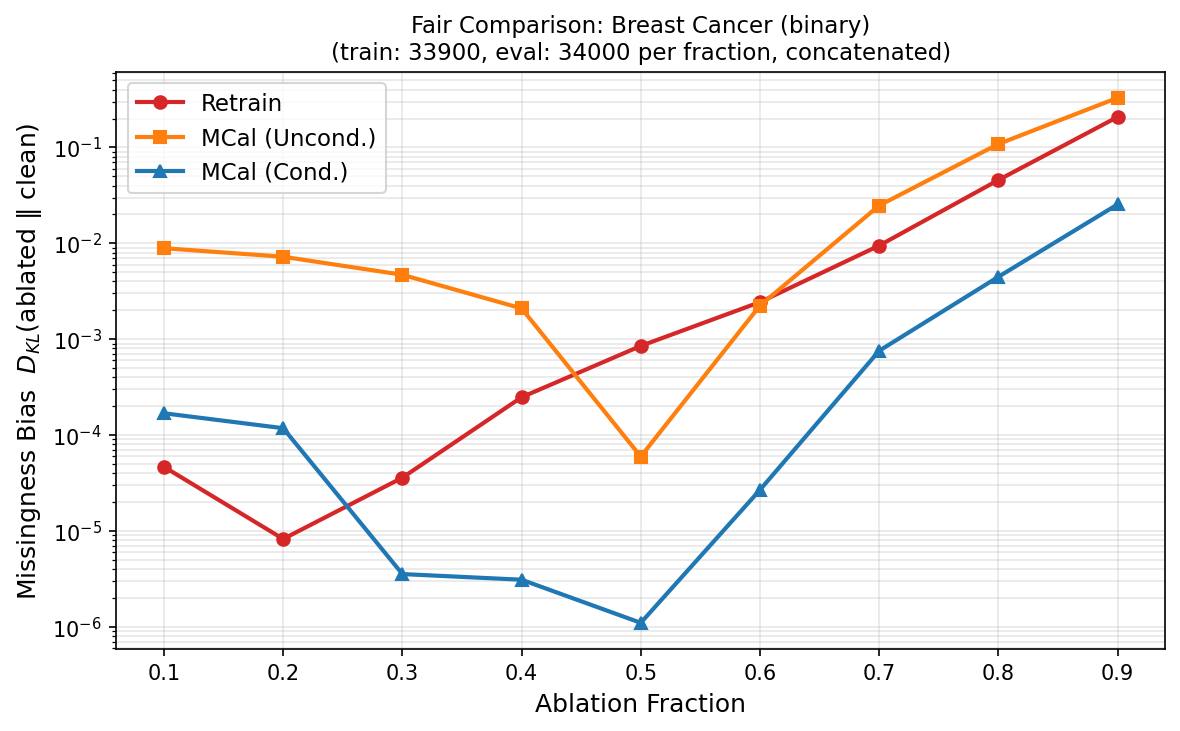

The Python source for this figure:
#!/usr/bin/env python3
"""
Fair Comparison with MULTIPLE random ablations per fraction — Breast Cancer (binary).
Mirrors physionet_multi_ablation.py but adapted for sklearn Breast Cancer dataset.
"""

import numpy as np, pandas as pd, torch, torch.nn as nn, torch.optim as optim, torch.nn.functional as F
import matplotlib; matplotlib.use('Agg'); import matplotlib.pyplot as plt
from pathlib import Path
from sklearn.datasets import load_breast_cancer
from sklearn.model_selection import train_test_split
from sklearn.impute import SimpleImputer
from sklearn.utils import resample
import xgboost as xgb

np.random.seed(42); torch.manual_seed(42)
SCRIPT_DIR = Path(__file__).parent

N_ABLATIONS_TRAIN = 100
N_ABLATIONS_EVAL  = 400

NUM_CLASSES = 2

# ─── Data ────────────────────────────────────────────────────────────────────
data = load_breast_cancer()
X_df = pd.DataFrame(data.data, columns=data.feature_names)
y_series = pd.Series(data.target, name="diagnosis")

# Balance by undersampling to minority class
combined = pd.concat([X_df, y_series], axis=1)
min_count = y_series.value_counts().min()
balanced_dfs = []
for cls in sorted(y_series.unique()):
    cls_df = combined[combined["diagnosis"] == cls]
    if len(cls_df) > min_count:
        cls_df = resample(cls_df, replace=False, n_samples=min_count, random_state=42)
    balanced_dfs.append(cls_df)
df = pd.concat(balanced_dfs, ignore_index=True).sample(frac=1, random_state=42).reset_index(drop=True)

TARGET = "diagnosis"
X_all, y_all = df.drop(columns=[TARGET]), df[TARGET]
X_train, X_test, y_train, y_test = train_test_split(
    X_all, y_all, test_size=0.2, stratify=y_all, random_state=42)
for d in [X_train, X_test, y_train, y_test]: d.reset_index(drop=True, inplace=True)

imputer = SimpleImputer(strategy="mean")
X_train_clean = imputer.fit_transform(X_train)
X_test_clean  = imputer.transform(X_test)

n_train, n_test, n_feat = len(X_train), len(X_test), X_train_clean.shape[1]
print(f"Breast Cancer — Train: {n_train}, Test: {n_test}, Features: {n_feat}, Classes: {NUM_CLASSES}")
print(f"Class distribution (train): {np.bincount(y_train.values).tolist()}")
print(f"Class distribution (test):  {np.bincount(y_test.values).tolist()}")
print(f"Ablations per fraction: train={N_ABLATIONS_TRAIN}, eval={N_ABLATIONS_EVAL}")

# ─── Helpers ─────────────────────────────────────────────────────────────────
def ablate_fraction(X, fraction, seed=None):
    rng = np.random.default_rng(seed)
    X_a = X.copy().astype(float)
    n_remove = int(X_a.shape[1] * fraction)
    if n_remove > 0:
        for i in range(len(X_a)):
            X_a[i, rng.choice(X_a.shape[1], size=n_remove, replace=False)] = np.nan
    return X_a

def ablate_binomial(X, p=0.5, seed=None):
    rng = np.random.default_rng(seed)
    X_a = X.copy().astype(float)
    X_a[rng.random(X_a.shape) < p] = np.nan
    return X_a

def probs(m, X):
    return torch.from_numpy(m.predict_proba(X).astype(np.float32))

def argmax_dist(p):
    oh = torch.zeros_like(p)
    oh[torch.arange(len(p)), p.argmax(1)] = 1.
    return oh.mean(0)

def kl(q, p, eps=1e-10):
    q = q.clamp(eps); p = p.clamp(eps)
    return (q * (q.log() - p.log())).sum().item()

class MCal(nn.Module):
    def __init__(self, nc=NUM_CLASSES):
        super().__init__()
        self.head = nn.Linear(nc, nc)
    def forward(self, p):
        return F.softmax(self.head(torch.log(p.clamp(min=1e-8))), dim=1)
    def fit(self, abl_probs, targets, max_steps=3000, lr=1e-3):
        opt = optim.Adam(self.parameters(), lr=lr)
        for _ in range(max_steps):
            opt.zero_grad()
            logits = self.head(torch.log(abl_probs.clamp(min=1e-8)))
            loss = F.cross_entropy(logits, targets)
            if torch.isnan(loss): break
            loss.backward(); nn.utils.clip_grad_norm_(self.parameters(), 1.0); opt.step()

FRACS = [round(i/10, 1) for i in range(1, 10)]

# ─── XGBoost models ─────────────────────────────────────────────────────────
print("\nTraining XGBoost models...")
vanilla = xgb.XGBClassifier(objective="binary:logistic", eval_metric="logloss",
    eta=0.1, max_depth=6, seed=42, tree_method="hist", n_estimators=100, verbosity=0)
vanilla.fit(X_train_clean, y_train)

X_rt = ablate_binomial(X_train_clean, 0.5, seed=0)
retrain = xgb.XGBClassifier(objective="binary:logistic", eval_metric="logloss",
    eta=0.1, max_depth=6, seed=42, tree_method="hist", n_estimators=100, verbosity=0)
retrain.fit(imputer.transform(X_rt), y_train)

va_acc = (vanilla.predict(X_test_clean) == y_test).mean()
rt_acc = (retrain.predict(X_test_clean) == y_test).mean()
print(f"  Vanilla test acc: {va_acc:.4f},  Retrain test acc: {rt_acc:.4f}")

# ─── Build multi-ablation training data per fraction ─────────────────────────
print(f"\nBuilding training data with {N_ABLATIONS_TRAIN} ablations per fraction...")

clean_train_probs = probs(vanilla, X_train_clean)
target_labels_single = clean_train_probs.argmax(dim=1)
target_labels_multi = target_labels_single.repeat(N_ABLATIONS_TRAIN)
print(f"  Target labels shape: {target_labels_multi.shape}")

# Unconditioned: N_ABLATIONS_TRAIN independent binomial ablations concatenated
print("\nTraining Unconditioned MCal...")
uncond_probs_list = []
for a in range(N_ABLATIONS_TRAIN):
    X_abl = ablate_binomial(X_train_clean, 0.5, seed=100 + a)
    uncond_probs_list.append(probs(vanilla, imputer.transform(X_abl)))
uncond_train_probs = torch.cat(uncond_probs_list, dim=0)
print(f"  Uncond training data shape: {uncond_train_probs.shape}")

torch.manual_seed(42)
uncond = MCal()
uncond.fit(uncond_train_probs, target_labels_multi)
print("  Done.")

# Conditioned: N_ABLATIONS_TRAIN independent fraction ablations per frac
cond = {}
print("\nTraining Conditioned MCal calibrators...")
for frac in FRACS:
    cond_probs_list = []
    for a in range(N_ABLATIONS_TRAIN):
        seed = int(frac * 1000) + a
        X_abl = ablate_fraction(X_train_clean, frac, seed=seed)
        cond_probs_list.append(probs(vanilla, imputer.transform(X_abl)))
    cond_train_probs = torch.cat(cond_probs_list, dim=0)

    torch.manual_seed(42)
    cal = MCal()
    cal.fit(cond_train_probs, target_labels_multi)
    cond[frac] = cal
    print(f"  p={frac:.1f} done  (train shape: {cond_train_probs.shape})")

# ─── Evaluate: concatenate N_ABLATIONS_EVAL ablations into one pool ──────────
print(f"\nEvaluating on test set ({N_ABLATIONS_EVAL} ablations x {n_test} = "
      f"{N_ABLATIONS_EVAL * n_test} samples per fraction, concatenated)...")

clean_test_probs_single = probs(vanilla, X_test_clean)
clean_test_probs_pool = clean_test_probs_single.repeat(N_ABLATIONS_EVAL, 1)
clean_test_dist = argmax_dist(clean_test_probs_pool)

retrain_clean_single = probs(retrain, X_test_clean)
retrain_clean_pool = retrain_clean_single.repeat(N_ABLATIONS_EVAL, 1)
retrain_clean_dist = argmax_dist(retrain_clean_pool)

results = {m: {} for m in ['raw', 'retrain', 'uncond', 'cond']}

for frac in FRACS:
    raw_list, rt_list = [], []
    for a in range(N_ABLATIONS_EVAL):
        seed = 5000 + a * 100 + int(frac * 10)
        X_te_abl = ablate_fraction(X_test_clean, frac, seed=seed)
        X_te_imp = imputer.transform(X_te_abl)
        raw_list.append(probs(vanilla, X_te_imp))
        rt_list.append(probs(retrain, X_te_imp))

    raw_pool = torch.cat(raw_list, dim=0)
    rt_pool  = torch.cat(rt_list, dim=0)

    with torch.no_grad():
        uncond_pool = uncond(raw_pool)
        cond_pool   = cond[frac](raw_pool)

    results['raw'][frac]     = kl(argmax_dist(raw_pool),    clean_test_dist)
    results['retrain'][frac] = kl(argmax_dist(rt_pool),     retrain_clean_dist)
    results['uncond'][frac]  = kl(argmax_dist(uncond_pool), clean_test_dist)
    results['cond'][frac]    = kl(argmax_dist(cond_pool),   clean_test_dist)

    print(f"  p={frac:.1f}  Raw={results['raw'][frac]:.4e}  Retrain={results['retrain'][frac]:.4e}  "
          f"Uncond={results['uncond'][frac]:.4e}  Cond={results['cond'][frac]:.4e}")

# ─── Print results ───────────────────────────────────────────────────────────
eval_size = N_ABLATIONS_EVAL * n_test
train_size = N_ABLATIONS_TRAIN * n_train
print("\n" + "=" * 90)
print(f"RESULTS — Breast Cancer (binary) (train: {train_size}, eval: {eval_size} per fraction, concatenated)")
print("=" * 90)

print(f"\n{'p':>4}  {'Raw':>12}  {'Retrain':>12}  {'Uncond':>12}  {'Cond':>12}  {'Winner':>10}")
print("-" * 70)
for frac in FRACS:
    winner = "COND" if results['cond'][frac] < results['uncond'][frac] else "UNCOND"
    print(f"{frac:>4.1f}  {results['raw'][frac]:>12.4e}  {results['retrain'][frac]:>12.4e}  "
          f"{results['uncond'][frac]:>12.4e}  {results['cond'][frac]:>12.4e}  {winner:>10}")

# ─── Plot ────────────────────────────────────────────────────────────────────
fig, ax = plt.subplots(figsize=(8, 5))
for method, label, color, marker in [
    ('retrain',  'Retrain',          'tab:red',    'o'),
    ('uncond',   'MCal (Uncond.)',    'tab:orange', 's'),
    ('cond',     'MCal (Cond.)',      'tab:blue',   '^'),
]:
    vals = [results[method][f] for f in FRACS]
    ax.plot(FRACS, vals, marker=marker, linewidth=2, label=label, color=color)

ax.set_xlabel("Ablation Fraction", fontsize=12)
ax.set_ylabel("Missingness Bias  $D_{KL}$(ablated $\\|$ clean)", fontsize=12)
ax.set_title(f"Fair Comparison: Breast Cancer (binary)\n"
             f"(train: {train_size}, eval: {eval_size} per fraction, concatenated)", fontsize=11)
ax.set_yscale("log")
ax.set_xticks(FRACS)
ax.legend(fontsize=11)
ax.grid(True, which="both", alpha=0.3)
plt.tight_layout()
plt.savefig(SCRIPT_DIR / "breast_cancer_multi_ablation.png", dpi=150, bbox_inches="tight")
print(f"\nSaved plot to {SCRIPT_DIR / 'breast_cancer_multi_ablation.png'}")
